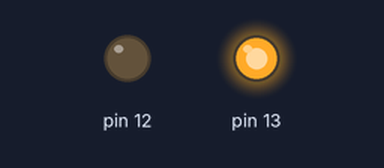
Bench run of a sketch on a simulated Arduino Uno, built with avr-gcc and run on an emulated ATmega328P. Parts: output pins drawn as LEDs (lit = HIGH).

Above: at 0.1 s.
At 2.1 s:
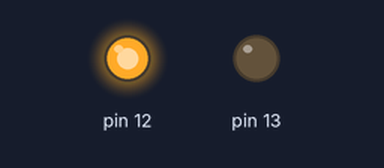
At 3.1 s:
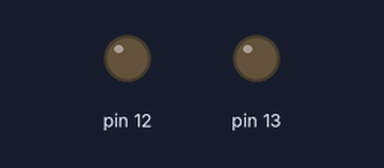
Timing chart, 0 to 4.6 s (numbered marks = the images above):
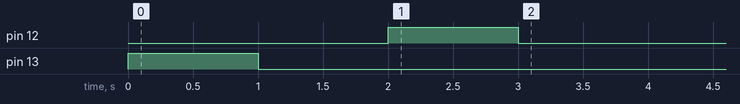

The sketch:

ledbasictasks1.ino
```cpp
void setup(){
	pinMode(13,OUTPUT);
    pinMode(12,OUTPUT);

  //TASK 3 SEQUENTIALLY
  digitalWrite(13,HIGH);
  delay(1000);
  digitalWrite(13,LOW);
  delay(1000);
  digitalWrite(12,HIGH);
  delay(1000);
  digitalWrite(12,LOW);
  delay(1000);

}

void loop(){
}


//TASK 1 BLINK TWO LED's ALTERNATIVELY
/*void loop(){
  digitalWrite(13,HIGH);
  delay(1000);
  digitalWrite(13,LOW);
  delay(1000);
  digitalWrite(12,HIGH);
  delay(1000);
  digitalWrite(12,LOW);
  delay(1000);
}*/

//TASK 2 SIMULTANIOUSLY
/*void loop(){
  digitalWrite(13,HIGH);
  digitalWrite(12,HIGH);
  delay(1000);
  digitalWrite(13,LOW);
  digitalWrite(12,LOW);
  delay(1000);
}*/
```
